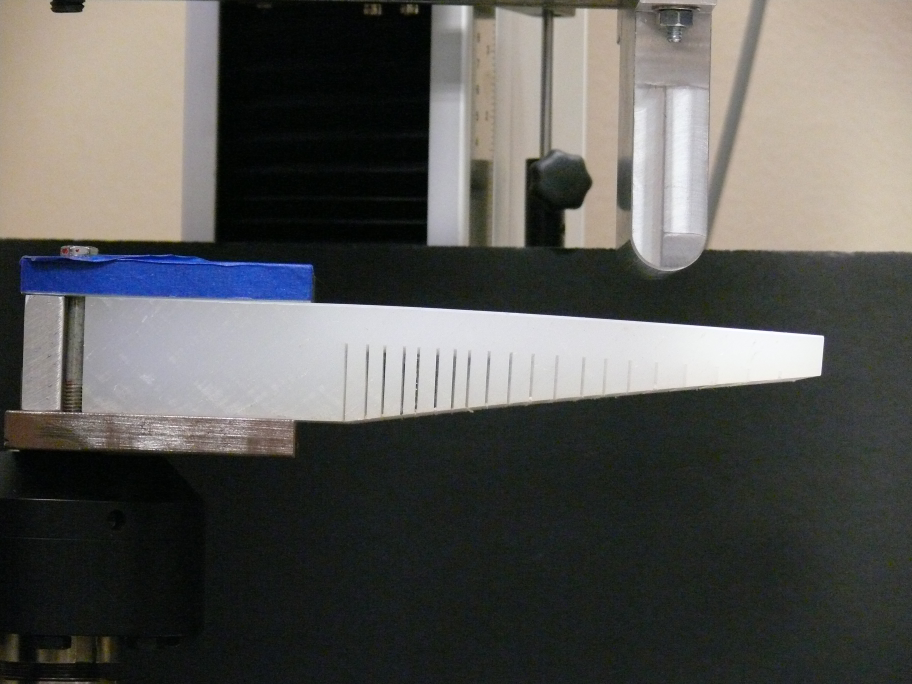
#> input picture Data/Unprocessed/I0.JPG, 3648 x 2736 px, found by its file name (shown at 1/4 size); its folder holds only this picture in this run
$ python main1.py
#> lines starting #> are read from the running program, lines starting #| are printed output that depends on the picture
import numpy as np
import matplotlib.pyplot as plt
from PIL import Image
import os

file = sorted(os.listdir("Images\\Unprocessed"))
files = len(file)
print(file)
r = 0

while r < files:
#Rename
    current = "Images\\Unprocessed\\" + str(file[r])
    renamed = "Images\\Unprocessed\\I"+ str(r) + ".JPG"
    os.rename(current, renamed)

#Crop & BW
    image = Image.open("Images\\Unprocessed\\I" + str(r) + ".JPG").convert("L")
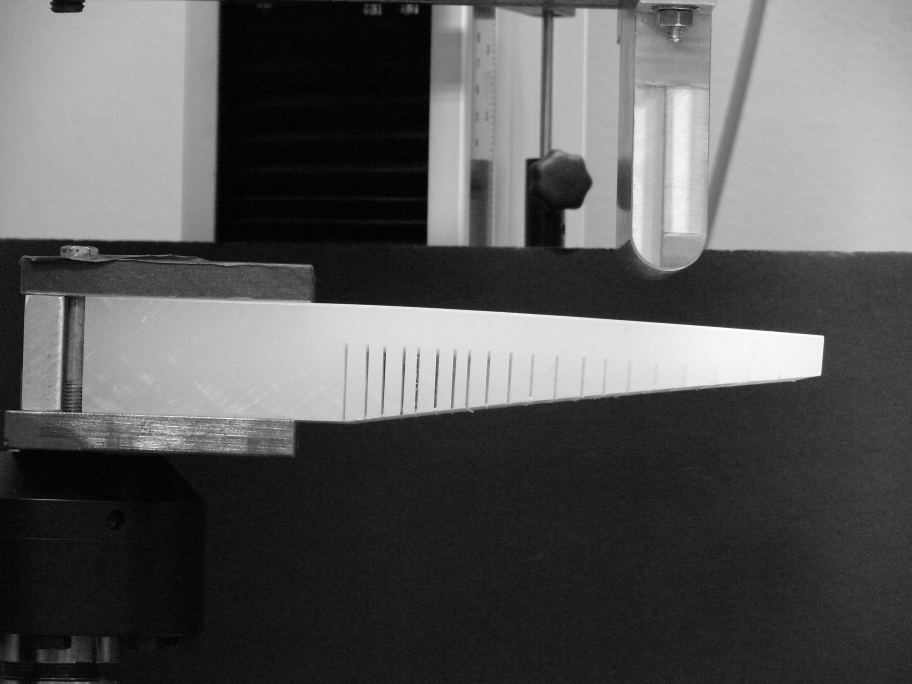
#> image: PIL image 3648x2736 L (shown at 1/4 size); min 0, max 255, mean 89
           #left, top, right, bottom
    image = image.crop((33, 950, 3650, 2500))
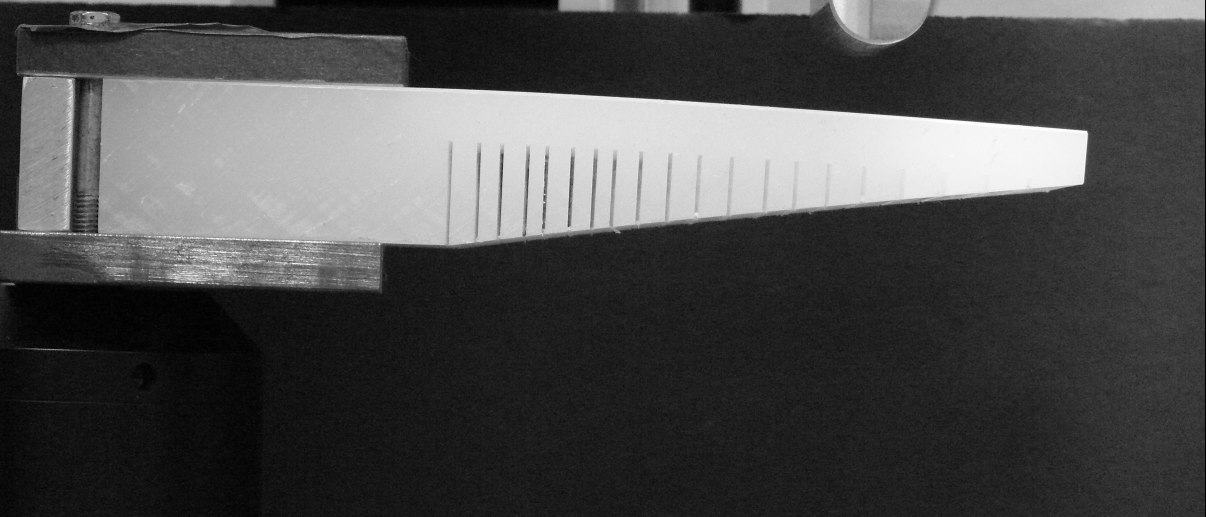
#> image: PIL image 3617x1550 L (shown at 1/3 size); min 0, max 255, mean 74.7
    plt.imsave("Images\\WIP\\T"+ str(r) + ".JPG", image, cmap="gray")
    #print(r)
    r = r + 1
